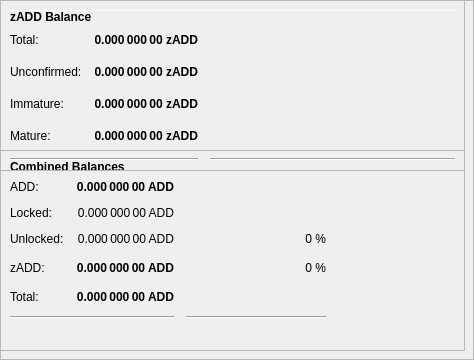
        <widget class="QFrame" name="frameObfuscation">
         <property name="minimumSize">
          <size>
           <width>0</width>
           <height>350</height>
          </size>
         </property>
         <property name="layoutDirection">
          <enum>Qt::LeftToRight</enum>
         </property>
         <property name="frameShape">
          <enum>QFrame::StyledPanel</enum>
         </property>
         <property name="frameShadow">
          <enum>QFrame::Raised</enum>
         </property>
         <widget class="QPushButton" name="runAutoDenom">
          <property name="geometry">
           <rect>
            <x>251</x>
            <y>17</y>
            <width>1</width>
            <height>1</height>
           </rect>
          </property>
          <property name="palette">
           <palette>
            <active>
             <colorrole role="WindowText">
              <brush brushstyle="SolidPattern">
               <color alpha="255">
                <red>0</red>
                <green>0</green>
                <blue>0</blue>
               </color>
              </brush>
             </colorrole>
             <colorrole role="Button">
              <brush brushstyle="SolidPattern">
               <color alpha="255">
                <red>239</red>
                <green>238</green>
                <blue>238</blue>
               </color>
              </brush>
             </colorrole>
             <colorrole role="Light">
              <brush brushstyle="SolidPattern">
               <color alpha="255">
                <red>255</red>
                <green>255</green>
                <blue>255</blue>
               </color>
              </brush>
             </colorrole>
             <colorrole role="Midlight">
              <brush brushstyle="SolidPattern">
               <color alpha="255">
                <red>247</red>
                <green>246</green>
                <blue>246</blue>
               </color>
              </brush>
             </colorrole>
             <colorrole role="Dark">
              <brush brushstyle="SolidPattern">
               <color alpha="255">
                <red>119</red>
                <green>119</green>
                <blue>119</blue>
               </color>
              </brush>
             </colorrole>
             <colorrole role="Mid">
              <brush brushstyle="SolidPattern">
               <color alpha="255">
                <red>159</red>
                <green>159</green>
                <blue>159</blue>
               </color>
              </brush>
             </colorrole>
             <colorrole role="Text">
              <brush brushstyle="SolidPattern">
               <color alpha="255">
                <red>0</red>
                <green>0</green>
                <blue>0</blue>
               </color>
              </brush>
             </colorrole>
             <colorrole role="BrightText">
              <brush brushstyle="SolidPattern">
               <color alpha="255">
                <red>255</red>
                <green>255</green>
                <blue>255</blue>
               </color>
              </brush>
             </colorrole>
             <colorrole role="ButtonText">
              <brush brushstyle="SolidPattern">
               <color alpha="255">
                <red>0</red>
                <green>0</green>
                <blue>0</blue>
               </color>
              </brush>
             </colorrole>
             <colorrole role="Base">
              <brush brushstyle="SolidPattern">
               <color alpha="255">
                <red>255</red>
                <green>255</green>
                <blue>255</blue>
               </color>
              </brush>
             </colorrole>
             <colorrole role="Window">
              <brush brushstyle="SolidPattern">
               <color alpha="255">
                <red>239</red>
                <green>238</green>
                <blue>238</blue>
               </color>
              </brush>
             </colorrole>
             <colorrole role="Shadow">
              <brush brushstyle="SolidPattern">
               <color alpha="255">
                <red>0</red>
                <green>0</green>
                <blue>0</blue>
               </color>
              </brush>
             </colorrole>
             <colorrole role="AlternateBase">
              <brush brushstyle="SolidPattern">
               <color alpha="255">
                <red>247</red>
                <green>246</green>
                <blue>246</blue>
               </color>
              </brush>
             </colorrole>
             <colorrole role="ToolTipBase">
              <brush brushstyle="SolidPattern">
               <color alpha="255">
                <red>255</red>
                <green>255</green>
                <blue>220</blue>
               </color>
              </brush>
             </colorrole>
             <colorrole role="ToolTipText">
              <brush brushstyle="SolidPattern">
               <color alpha="255">
                <red>0</red>
                <green>0</green>
                <blue>0</blue>
               </color>
              </brush>
             </colorrole>
            </active>
            <inactive>
             <colorrole role="WindowText">
              <brush brushstyle="SolidPattern">
               <color alpha="255">
                <red>0</red>
                <green>0</green>
                <blue>0</blue>
               </color>
              </brush>
             </colorrole>
             <colorrole role="Button">
              <brush brushstyle="SolidPattern">
               <color alpha="255">
                <red>239</red>
                <green>238</green>
                <blue>238</blue>
               </color>
              </brush>
             </colorrole>
             <colorrole role="Light">
              <brush brushstyle="SolidPattern">
               <color alpha="255">
                <red>255</red>
                <green>255</green>
                <blue>255</blue>
               </color>
              </brush>
             </colorrole>
             <colorrole role="Midlight">
              <brush brushstyle="SolidPattern">
               <color alpha="255">
                <red>247</red>
                <green>246</green>
                <blue>246</blue>
               </color>
              </brush>
             </colorrole>
             <colorrole role="Dark">
              <brush brushstyle="SolidPattern">
               <color alpha="255">
                <red>119</red>
                <green>119</green>
                <blue>119</blue>
               </color>
              </brush>
             </colorrole>
             <colorrole role="Mid">
              <brush brushstyle="SolidPattern">
               <color alpha="255">
                <red>159</red>
                <green>159</green>
                <blue>159</blue>
               </color>
              </brush>
             </colorrole>
             <colorrole role="Text">
              <brush brushstyle="SolidPattern">
               <color alpha="255">
                <red>0</red>
                <green>0</green>
                <blue>0</blue>
               </color>
              </brush>
             </colorrole>
             <colorrole role="BrightText">
              <brush brushstyle="SolidPattern">
               <color alpha="255">
                <red>255</red>
                <green>255</green>
                <blue>255</blue>
               </color>
              </brush>
             </colorrole>
             <colorrole role="ButtonText">
              <brush brushstyle="SolidPattern">
               <color alpha="255">
                <red>0</red>
                <green>0</green>
                <blue>0</blue>
               </color>
              </brush>
             </colorrole>
             <colorrole role="Base">
              <brush brushstyle="SolidPattern">
               <color alpha="255">
                <red>255</red>
                <green>255</green>
                <blue>255</blue>
               </color>
              </brush>
             </colorrole>
             <colorrole role="Window">
              <brush brushstyle="SolidPattern">
               <color alpha="255">
                <red>239</red>
                <green>238</green>
                <blue>238</blue>
               </color>
              </brush>
             </colorrole>
             <colorrole role="Shadow">
              <brush brushstyle="SolidPattern">
               <color alpha="255">
                <red>0</red>
                <green>0</green>
                <blue>0</blue>
               </color>
              </brush>
             </colorrole>
             <colorrole role="AlternateBase">
              <brush brushstyle="SolidPattern">
               <color alpha="255">
                <red>247</red>
                <green>246</green>
                <blue>246</blue>
               </color>
              </brush>
             </colorrole>
             <colorrole role="ToolTipBase">
              <brush brushstyle="SolidPattern">
               <color alpha="255">
                <red>255</red>
                <green>255</green>
                <blue>220</blue>
               </color>
              </brush>
             </colorrole>
             <colorrole role="ToolTipText">
              <brush brushstyle="SolidPattern">
               <color alpha="255">
                <red>0</red>
                <green>0</green>
                <blue>0</blue>
               </color>
              </brush>
             </colorrole>
            </inactive>
            <disabled>
             <colorrole role="WindowText">
              <brush brushstyle="SolidPattern">
               <color alpha="255">
                <red>119</red>
                <green>119</green>
                <blue>119</blue>
               </color>
              </brush>
             </colorrole>
             <colorrole role="Button">
              <brush brushstyle="SolidPattern">
               <color alpha="255">
                <red>239</red>
                <green>238</green>
                <blue>238</blue>
               </color>
              </brush>
             </colorrole>
             <colorrole role="Light">
              <brush brushstyle="SolidPattern">
               <color alpha="255">
                <red>255</red>
                <green>255</green>
                <blue>255</blue>
               </color>
              </brush>
             </colorrole>
             <colorrole role="Midlight">
              <brush brushstyle="SolidPattern">
               <color alpha="255">
                <red>247</red>
                <green>246</green>
                <blue>246</blue>
               </color>
              </brush>
             </colorrole>
             <colorrole role="Dark">
              <brush brushstyle="SolidPattern">
               <color alpha="255">
                <red>119</red>
                <green>119</green>
                <blue>119</blue>
               </color>
              </brush>
             </colorrole>
             <colorrole role="Mid">
              <brush brushstyle="SolidPattern">
               <color alpha="255">
                <red>159</red>
                <green>159</green>
                <blue>159</blue>
               </color>
              </brush>
             </colorrole>
             <colorrole role="Text">
              <brush brushstyle="SolidPattern">
               <color alpha="255">
                <red>119</red>
                <green>119</green>
                <blue>119</blue>
               </color>
              </brush>
             </colorrole>
             <colorrole role="BrightText">
              <brush brushstyle="SolidPattern">
               <color alpha="255">
                <red>255</red>
                <green>255</green>
                <blue>255</blue>
               </color>
              </brush>
             </colorrole>
             <colorrole role="ButtonText">
              <brush brushstyle="SolidPattern">
               <color alpha="255">
                <red>119</red>
                <green>119</green>
                <blue>119</blue>
               </color>
              </brush>
             </colorrole>
             <colorrole role="Base">
              <brush brushstyle="SolidPattern">
               <color alpha="255">
                <red>239</red>
                <green>238</green>
                <blue>238</blue>
               </color>
              </brush>
             </colorrole>
             <colorrole role="Window">
              <brush brushstyle="SolidPattern">
               <color alpha="255">
                <red>239</red>
                <green>238</green>
                <blue>238</blue>
               </color>
              </brush>
             </colorrole>
             <colorrole role="Shadow">
              <brush brushstyle="SolidPattern">
               <color alpha="255">
                <red>0</red>
                <green>0</green>
                <blue>0</blue>
               </color>
              </brush>
             </colorrole>
             <colorrole role="AlternateBase">
              <brush brushstyle="SolidPattern">
               <color alpha="255">
                <red>239</red>
                <green>238</green>
                <blue>238</blue>
               </color>
              </brush>
             </colorrole>
             <colorrole role="ToolTipBase">
              <brush brushstyle="SolidPattern">
               <color alpha="255">
                <red>255</red>
                <green>255</green>
                <blue>220</blue>
               </color>
              </brush>
             </colorrole>
             <colorrole role="ToolTipText">
              <brush brushstyle="SolidPattern">
               <color alpha="255">
                <red>0</red>
                <green>0</green>
                <blue>0</blue>
               </color>
              </brush>
             </colorrole>
            </disabled>
           </palette>
          </property>
          <property name="focusPolicy">
           <enum>Qt::NoFocus</enum>
          </property>
          <property name="autoFillBackground">
           <bool>true</bool>
          </property>
          <property name="text">
           <string/>
          </property>
          <property name="flat">
           <bool>true</bool>
          </property>
         </widget>
         <widget class="Line" name="line">
          <property name="geometry">
           <rect>
            <x>7</x>
            <y>10</y>
            <width>451</width>
            <height>1</height>
           </rect>
          </property>
          <property name="orientation">
           <enum>Qt::Horizontal</enum>
          </property>
         </widget>
         <widget class="QFrame" name="frame_3">
          <property name="geometry">
           <rect>
            <x>0</x>
            <y>150</y>
            <width>465</width>
            <height>201</height>
           </rect>
          </property>
          <property name="frameShape">
           <enum>QFrame::StyledPanel</enum>
          </property>
          <property name="frameShadow">
           <enum>QFrame::Raised</enum>
          </property>
          <layout class="QVBoxLayout" name="verticalLayout_5">
           <item>
            <layout class="QHBoxLayout" name="horizontalLayout_5" stretch="0">
             <item>
              <widget class="QLabel" name="label_5z">
               <property name="maximumSize">
                <size>
                 <width>16777215</width>
                 <height>20</height>
                </size>
               </property>
               <property name="font">
                <font>
                 <weight>75</weight>
                 <bold>true</bold>
                </font>
               </property>
               <property name="toolTip">
                <string>Combined Balances (including unconfirmed and immature coins)</string>
               </property>
               <property name="text">
                <string>&lt;html&gt;&lt;head/&gt;&lt;body&gt;&lt;p&gt;Combined Balances&lt;/p&gt;&lt;/body&gt;&lt;/html&gt;</string>
               </property>
              </widget>
             </item>
            </layout>
           </item>
           <item>
            <layout class="QGridLayout" name="gridLayout_3">
             <property name="spacing">
              <number>12</number>
             </property>
             <item row="7" column="0" colspan="2">
              <widget class="Line" name="lineSpendableBalance_3">
               <property name="orientation">
                <enum>Qt::Horizontal</enum>
               </property>
              </widget>
             </item>
             <item row="7" column="2">
              <widget class="Line" name="lineWatchBalance_3">
               <property name="sizePolicy">
                <sizepolicy hsizetype="Preferred" vsizetype="Fixed">
                 <horstretch>0</horstretch>
                 <verstretch>0</verstretch>
                </sizepolicy>
               </property>
               <property name="minimumSize">
                <size>
                 <width>140</width>
                 <height>0</height>
                </size>
               </property>
               <property name="orientation">
                <enum>Qt::Horizontal</enum>
               </property>
              </widget>
             </item>
             <item row="4" column="1">
              <widget class="QLabel" name="labelzBalancez">
               <property name="font">
                <font>
                 <weight>75</weight>
                 <bold>true</bold>
                </font>
               </property>
               <property name="cursor">
                <cursorShape>IBeamCursor</cursorShape>
               </property>
               <property name="toolTip">
                <string>Total of transactions that have yet to be confirmed, and do not yet count toward the spendable balance</string>
               </property>
               <property name="text">
                <string notr="true">0.000 000 00 ADD</string>
               </property>
               <property name="alignment">
                <set>Qt::AlignRight|Qt::AlignTrailing|Qt::AlignVCenter</set>
               </property>
               <property name="textInteractionFlags">
                <set>Qt::LinksAccessibleByMouse|Qt::TextSelectableByKeyboard|Qt::TextSelectableByMouse</set>
               </property>
              </widget>
             </item>
             <item row="6" column="1">
              <widget class="QLabel" name="labelTotalz">
               <property name="font">
                <font>
                 <weight>75</weight>
                 <bold>true</bold>
                </font>
               </property>
               <property name="cursor">
                <cursorShape>IBeamCursor</cursorShape>
               </property>
               <property name="toolTip">
                <string>Total Balance, including unconfirmed and immature coins.</string>
               </property>
               <property name="text">
                <string notr="true">0.000 000 00 ADD</string>
               </property>
               <property name="alignment">
                <set>Qt::AlignRight|Qt::AlignTrailing|Qt::AlignVCenter</set>
               </property>
               <property name="textInteractionFlags">
                <set>Qt::LinksAccessibleByMouse|Qt::TextSelectableByKeyboard|Qt::TextSelectableByMouse</set>
               </property>
              </widget>
             </item>
             <item row="4" column="3">
              <spacer name="horizontalSpacer_6">
               <property name="orientation">
                <enum>Qt::Horizontal</enum>
               </property>
               <property name="sizeHint" stdset="0">
                <size>
                 <width>40</width>
                 <height>20</height>
                </size>
               </property>
              </spacer>
             </item>
             <item row="6" column="0">
              <widget class="QLabel" name="labelTotalTextz">
               <property name="text">
                <string>Total:</string>
               </property>
              </widget>
             </item>
             <item row="1" column="0">
              <widget class="QLabel" name="labelBalanceTextz">
               <property name="text">
                <string>ADD:</string>
               </property>
              </widget>
             </item>
             <item row="1" column="1">
              <widget class="QLabel" name="labelBalancez">
               <property name="font">
                <font>
                 <weight>75</weight>
                 <bold>true</bold>
                </font>
               </property>
               <property name="cursor">
                <cursorShape>IBeamCursor</cursorShape>
               </property>
               <property name="toolTip">
                <string>Your current spendable balance</string>
               </property>
               <property name="text">
                <string notr="true">0.000 000 00 ADD</string>
               </property>
               <property name="alignment">
                <set>Qt::AlignRight|Qt::AlignTrailing|Qt::AlignVCenter</set>
               </property>
               <property name="textInteractionFlags">
                <set>Qt::LinksAccessibleByMouse|Qt::TextSelectableByKeyboard|Qt::TextSelectableByMouse</set>
               </property>
              </widget>
             </item>
             <item row="4" column="0">
              <widget class="QLabel" name="labelzBalanceTextz">
               <property name="toolTip">
                <string/>
               </property>
               <property name="text">
                <string>zADD:</string>
               </property>
              </widget>
             </item>
             <item row="4" column="2">
              <widget class="QLabel" name="labelzADDPercent">
               <property name="toolTip">
                <string>Current percentage of zADD.
If AutoMint is enabled this percentage will settle around the configured AutoMint percentage (default = 10%)</string>
               </property>
               <property name="text">
                <string>0 %</string>
               </property>
               <property name="alignment">
                <set>Qt::AlignRight|Qt::AlignTrailing|Qt::AlignVCenter</set>
               </property>
              </widget>
             </item>
             <item row="6" column="2">
              <widget class="QLabel" name="label100Percent">
               <property name="text">
                <string/>
               </property>
               <property name="alignment">
                <set>Qt::AlignRight|Qt::AlignTrailing|Qt::AlignVCenter</set>
               </property>
              </widget>
             </item>
             <item row="2" column="1">
              <widget class="QLabel" name="labelLockedBalance">
               <property name="toolTip">
                <string>Locked ADD or Masternode collaterals. These are excluded from zADD minting.</string>
               </property>
               <property name="text">
                <string>0.000 000 00 ADD</string>
               </property>
               <property name="alignment">
                <set>Qt::AlignRight|Qt::AlignTrailing|Qt::AlignVCenter</set>
               </property>
              </widget>
             </item>
             <item row="2" column="0">
              <widget class="QLabel" name="labelLockedBalanceText">
               <property name="toolTip">
                <string>Locked ADD or Masternode collaterals. These are excluded from zADD minting.</string>
               </property>
               <property name="text">
                <string>Locked:</string>
               </property>
              </widget>
             </item>
             <item row="3" column="0">
              <widget class="QLabel" name="labelUnLockedBalanceText">
               <property name="toolTip">
                <string>Unlocked ADDs. These can be used for zADD minting.</string>
               </property>
               <property name="text">
                <string>Unlocked:</string>
               </property>
              </widget>
             </item>
             <item row="3" column="1">
              <widget class="QLabel" name="labelUnLockedBalance">
               <property name="toolTip">
                <string>Unlocked ADDs. These can be used for zADD minting.</string>
               </property>
               <property name="text">
                <string>0.000 000 00 ADD</string>
               </property>
               <property name="alignment">
                <set>Qt::AlignRight|Qt::AlignTrailing|Qt::AlignVCenter</set>
               </property>
              </widget>
             </item>
             <item row="3" column="2">
              <widget class="QLabel" name="labelADDPercent">
               <property name="text">
                <string>0 %</string>
               </property>
               <property name="alignment">
                <set>Qt::AlignRight|Qt::AlignTrailing|Qt::AlignVCenter</set>
               </property>
              </widget>
             </item>
            </layout>
           </item>
           <item>
            <spacer name="verticalSpacer">
             <property name="orientation">
              <enum>Qt::Vertical</enum>
             </property>
             <property name="sizeHint" stdset="0">
              <size>
               <width>20</width>
               <height>40</height>
              </size>
             </property>
            </spacer>
           </item>
          </layout>
         </widget>
         <widget class="QFrame" name="frame_4">
          <property name="geometry">
           <rect>
            <x>0</x>
            <y>0</y>
            <width>465</width>
            <height>171</height>
           </rect>
          </property>
          <property name="frameShape">
           <enum>QFrame::StyledPanel</enum>
          </property>
          <property name="frameShadow">
           <enum>QFrame::Raised</enum>
          </property>
          <layout class="QVBoxLayout" name="verticalLayout_7">
           <item>
            <layout class="QHBoxLayout" name="horizontalLayout_8" stretch="0">
             <item>
              <widget class="QLabel" name="label_5z_3">
               <property name="maximumSize">
                <size>
                 <width>16777215</width>
                 <height>20</height>
                </size>
               </property>
               <property name="font">
                <font>
                 <weight>75</weight>
                 <bold>true</bold>
                </font>
               </property>
               <property name="text">
                <string>zADD Balance</string>
               </property>
              </widget>
             </item>
            </layout>
           </item>
           <item>
            <layout class="QGridLayout" name="gridLayout_5">
             <property name="spacing">
              <number>12</number>
             </property>
             <item row="4" column="0">
              <widget class="QLabel" name="labelzBalanceMatureText">
               <property name="toolTip">
                <string>Mature: more than 20 confirmation and more than 1 mints of the same denomination after it was minted.
These zADD are spendable.</string>
               </property>
               <property name="text">
                <string>Mature:</string>
               </property>
              </widget>
             </item>
             <item row="5" column="0" colspan="2">
              <widget class="Line" name="lineSpendableBalance_5">
               <property name="orientation">
                <enum>Qt::Horizontal</enum>
               </property>
              </widget>
             </item>
             <item row="1" column="1">
              <widget class="QLabel" name="labelzBalance">
               <property name="font">
                <font>
                 <weight>75</weight>
                 <bold>true</bold>
                </font>
               </property>
               <property name="cursor">
                <cursorShape>IBeamCursor</cursorShape>
               </property>
               <property name="toolTip">
                <string>All available zADD, unconfirmed and immature zADD included.</string>
               </property>
               <property name="text">
                <string notr="true">0.000 000 00 zADD</string>
               </property>
               <property name="alignment">
                <set>Qt::AlignRight|Qt::AlignTrailing|Qt::AlignVCenter</set>
               </property>
               <property name="textInteractionFlags">
                <set>Qt::LinksAccessibleByMouse|Qt::TextSelectableByKeyboard|Qt::TextSelectableByMouse</set>
               </property>
              </widget>
             </item>
             <item row="5" column="2">
              <widget class="Line" name="lineWatchBalance_5">
               <property name="sizePolicy">
                <sizepolicy hsizetype="Preferred" vsizetype="Fixed">
                 <horstretch>0</horstretch>
                 <verstretch>0</verstretch>
                </sizepolicy>
               </property>
               <property name="minimumSize">
                <size>
                 <width>140</width>
                 <height>0</height>
                </size>
               </property>
               <property name="orientation">
                <enum>Qt::Horizontal</enum>
               </property>
              </widget>
             </item>
             <item row="1" column="0">
              <widget class="QLabel" name="labelzBalanceText">
               <property name="toolTip">
                <string>All available zADD, unconfirmed and immature zADD included.</string>
               </property>
               <property name="text">
                <string>Total:</string>
               </property>
              </widget>
             </item>
             <item row="1" column="2">
              <spacer name="horizontalSpacer_8">
               <property name="orientation">
                <enum>Qt::Horizontal</enum>
               </property>
               <property name="sizeHint" stdset="0">
                <size>
                 <width>40</width>
                 <height>20</height>
                </size>
               </property>
              </spacer>
             </item>
             <item row="4" column="2">
              <spacer name="horizontalSpacer_4">
               <property name="orientation">
                <enum>Qt::Horizontal</enum>
               </property>
               <property name="sizeHint" stdset="0">
                <size>
                 <width>40</width>
                 <height>20</height>
                </size>
               </property>
              </spacer>
             </item>
             <item row="4" column="1">
              <widget class="QLabel" name="labelzBalanceMature">
               <property name="font">
                <font>
                 <weight>75</weight>
                 <bold>true</bold>
                </font>
               </property>
               <property name="toolTip">
                <string>Mature: more than 20 confirmation and more than 1 mints of the same denomination after it was minted.
These zADD are spendable.</string>
               </property>
               <property name="text">
                <string>0.000 000 00 zADD</string>
               </property>
               <property name="alignment">
                <set>Qt::AlignRight|Qt::AlignTrailing|Qt::AlignVCenter</set>
               </property>
              </widget>
             </item>
             <item row="2" column="0">
              <widget class="QLabel" name="labelzBalanceUnconfirmedText">
               <property name="toolTip">
                <string>Unconfirmed: less than 20 confirmations
Immature: confirmed, but less than 1 mints of the same denomination after it was minted</string>
               </property>
               <property name="text">
                <string>Unconfirmed:</string>
               </property>
              </widget>
             </item>
             <item row="2" column="1">
              <widget class="QLabel" name="labelzBalanceUnconfirmed">
               <property name="font">
                <font>
                 <weight>75</weight>
                 <bold>true</bold>
                </font>
               </property>
               <property name="toolTip">
                <string>Unconfirmed: less than 20 confirmations
Immature: confirmed, but less than 1 mints of the same denomination after it was minted</string>
               </property>
               <property name="text">
                <string>0.000 000 00 zADD</string>
               </property>
               <property name="alignment">
                <set>Qt::AlignRight|Qt::AlignTrailing|Qt::AlignVCenter</set>
               </property>
              </widget>
             </item>
             <item row="2" column="2">
              <spacer name="horizontalSpacer_5">
               <property name="orientation">
                <enum>Qt::Horizontal</enum>
               </property>
               <property name="sizeHint" stdset="0">
                <size>
                 <width>40</width>
                 <height>20</height>
                </size>
               </property>
              </spacer>
             </item>
             <item row="3" column="0">
              <widget class="QLabel" name="labelzBalanceImmatureText">
               <property name="toolTip">
                <string>Unconfirmed: less than 20 confirmations
Immature: confirmed, but less than 1 mints of the same denomination after it was minted</string>
               </property>
               <property name="text">
                <string>Immature:</string>
               </property>
              </widget>
             </item>
             <item row="3" column="1">
              <widget class="QLabel" name="labelzBalanceImmature">
               <property name="font">
                <font>
                 <weight>75</weight>
                 <bold>true</bold>
                </font>
               </property>
               <property name="toolTip">
                <string>Unconfirmed: less than 20 confirmations
Immature: confirmed, but less than 1 mints of the same denomination after it was minted</string>
               </property>
               <property name="text">
                <string>0.000 000 00 zADD</string>
               </property>
               <property name="alignment">
                <set>Qt::AlignRight|Qt::AlignTrailing|Qt::AlignVCenter</set>
               </property>
              </widget>
             </item>
             <item row="3" column="2">
              <spacer name="horizontalSpacer_7">
               <property name="orientation">
                <enum>Qt::Horizontal</enum>
               </property>
               <property name="sizeHint" stdset="0">
                <size>
                 <width>40</width>
                 <height>20</height>
                </size>
               </property>
              </spacer>
             </item>
            </layout>
           </item>
          </layout>
         </widget>
        </widget>
